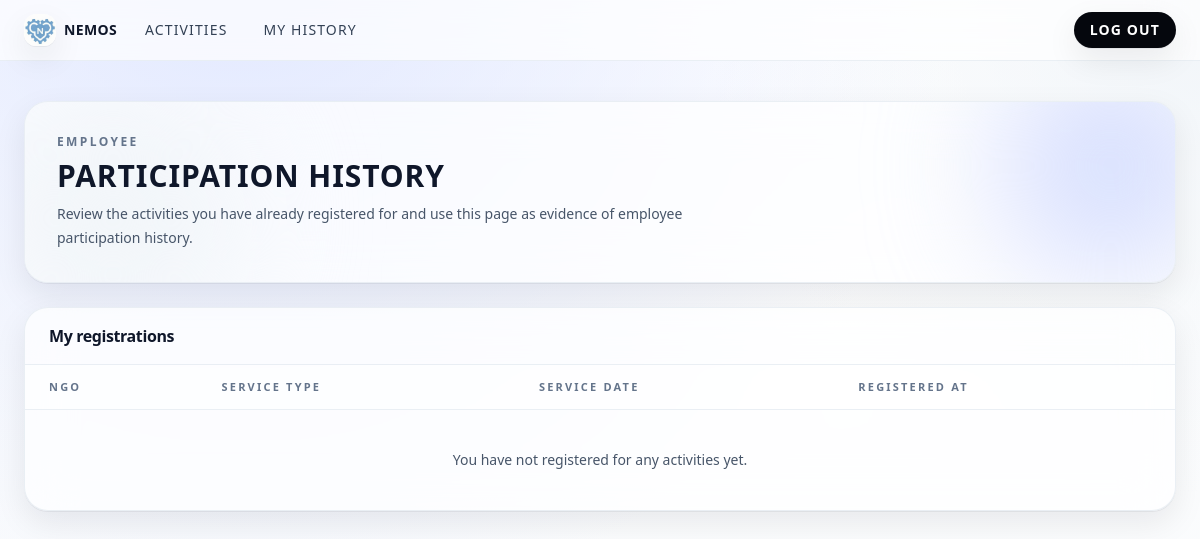
The app's page /service-day/registrations/history/ (signed in), older data.
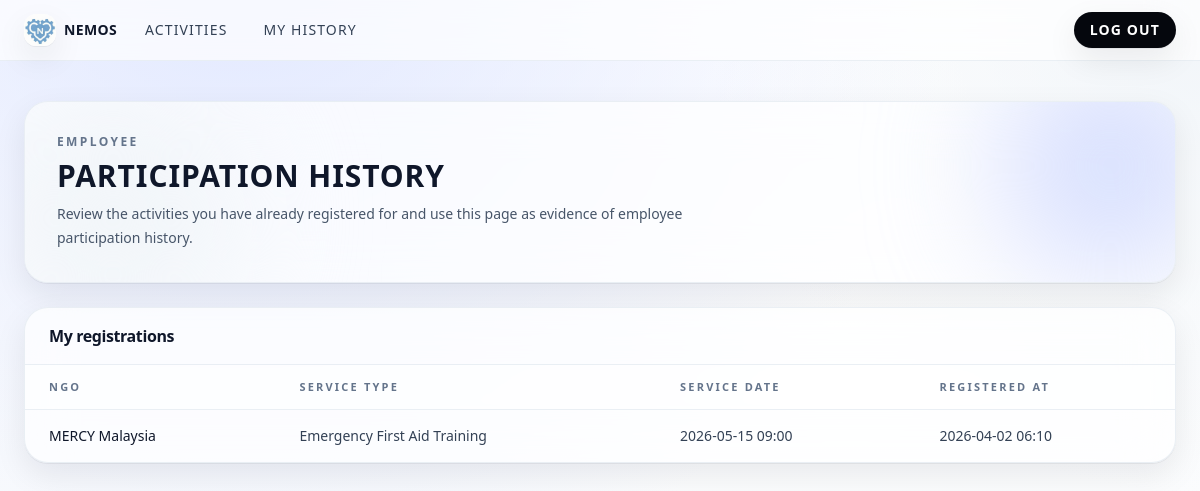
The same page, newer data.
### registrations/models.py (models this page shows, shortened)
class Registration(models.Model):
    employee = models.ForeignKey(User, on_delete=models.CASCADE)
    activity = models.ForeignKey(
        NGOAvailability,
        on_delete=models.CASCADE,
        related_name="registrations",
    )
    registered_at = models.DateTimeField(auto_now_add=True)
    class Meta:
        ordering = ["-registered_at"]
        constraints = [
            models.UniqueConstraint(
                fields=["employee", "activity"],
                name="unique_employee_activity_registration",
            ),
        ]

### ngo/models.py (models this page shows, shortened)
class NGOAvailability(models.Model):
    ngo = models.ForeignKey(NGO, on_delete=models.PROTECT, related_name="availabilities")
    service_type = models.CharField(max_length=80, default="General")
    description = models.TextField()
    location = models.CharField(max_length=150)
    service_date = models.DateTimeField()
    cutoff_time = models.DateTimeField()
    max_slots = models.PositiveIntegerField()
    is_active = models.BooleanField(default=True)
    created_at = models.DateTimeField(default=timezone.now, editable=False)
    updated_at = models.DateTimeField(auto_now=True)
    class Meta:
        verbose_name_plural = "NGOAvailabilities"
        ordering = ["service_date", "ngo__name"]

class NGO(models.Model):
    name = models.CharField(max_length=150, unique=True)
    description = models.TextField(blank=True)
    contact_email = models.EmailField(blank=True)
    contact_phone = models.CharField(max_length=30, blank=True)
    is_active = models.BooleanField(default=True)
    created_at = models.DateTimeField(default=timezone.now, editable=False)
    updated_at = models.DateTimeField(auto_now=True)
    class Meta:
        verbose_name_plural = "NGOs"
        ordering = ["name"]

### registrations/views.py (the view)
# urls.py: path("registrations/history/", views.my_history, name="my_history"),
@login_required
@require_GET
def my_history(request):
    service = RegistrationService()
    history = service.employee_history(request.user)
    return render(request, "registrations/my_history.html", {"history": history})

### accounts/context_processors.py (called while the page is built)
def role_context(request):
    user = getattr(request, "user", None)
    return {
        "is_administrator": is_administrator(user),
        "is_employee": is_employee(user),
    }

### accounts/permissions.py (called while the page is built)
def is_administrator(user) -> bool:
    if not getattr(user, "is_authenticated", False):
        return False
    if user.is_superuser or user.is_staff:
        return True
    return user.groups.filter(name=ADMIN_GROUP).exists()

def is_employee(user) -> bool:
    if not getattr(user, "is_authenticated", False):
        return False
    if is_administrator(user):
        return False
    return True

### registrations/services/registration_service.py (called while the page is built)
    @staticmethod
    def employee_history(user):
        return (
            Registration.objects.filter(employee=user)
            .select_related("activity__ngo")
            .order_by("-registered_at")
        )

### registrations/templates/registrations/my_history.html
{% extends "core/base.html" %}
{% block content %}
  <div class="relative overflow-hidden rounded-3xl border border-slate-200/70 bg-white/70 p-6 shadow-soft backdrop-blur-xl sm:p-8">
    <div class="absolute -right-12 -top-12 h-56 w-56 rounded-full bg-accent-200/70 blur-3xl"></div>
    <div class="absolute -bottom-16 -left-10 h-64 w-64 rounded-full bg-slate-100 blur-3xl"></div>
    <div class="relative">
      <p class="text-xs font-semibold uppercase tracking-[0.2em] text-slate-500">Employee</p>
      <h1 class="mt-2 text-2xl font-semibold uppercase tracking-[0.03em] sm:text-3xl">Participation History</h1>
      <p class="mt-2 max-w-2xl text-sm/6 text-slate-600">
        Review the activities you have already registered for and use this page as evidence of employee participation history.
      </p>
    </div>
  </div>
  <div class="mt-6 overflow-hidden rounded-3xl border border-slate-200/70 bg-white/70 shadow-soft backdrop-blur-xl transition hover:-translate-y-0.5 hover:border-slate-300">
    <div class="border-b border-slate-200/70 px-6 py-4">
      <h2 class="text-base font-semibold tracking-tight">My registrations</h2>
    </div>
    <div class="overflow-x-auto">
      <table class="min-w-full divide-y divide-slate-200/70 text-sm">
        <thead class="bg-white/40">
          <tr>
            <th class="px-6 py-3 text-left text-[11px] font-semibold uppercase tracking-[0.2em] text-slate-500">NGO</th>
            <th class="px-6 py-3 text-left text-[11px] font-semibold uppercase tracking-[0.2em] text-slate-500">Service Type</th>
            <th class="px-6 py-3 text-left text-[11px] font-semibold uppercase tracking-[0.2em] text-slate-500">Service Date</th>
            <th class="px-6 py-3 text-left text-[11px] font-semibold uppercase tracking-[0.2em] text-slate-500">Registered At</th>
          </tr>
        </thead>
        <tbody class="divide-y divide-slate-200/70">
          {% for registration in history %}
            <tr class="hover:bg-slate-900/[0.03]">
              <td class="whitespace-nowrap px-6 py-4 font-medium text-slate-900">{{ registration.activity.ngo.name }}</td>
              <td class="whitespace-nowrap px-6 py-4 text-slate-700">{{ registration.activity.service_type }}</td>
              <td class="whitespace-nowrap px-6 py-4 text-slate-700">{{ registration.activity.service_date|date:"Y-m-d H:i" }}</td>
              <td class="whitespace-nowrap px-6 py-4 text-slate-700">{{ registration.registered_at|date:"Y-m-d H:i" }}</td>
            </tr>
          {% empty %}
            <tr>
              <td colspan="4" class="px-6 py-10 text-center text-slate-600">You have not registered for any activities yet.</td>
            </tr>
          {% endfor %}
        </tbody>
      </table>
    </div>
  </div>
{% endblock %}

Row changes from the older to the newer data that the page shows:
added Registration: activity.ngo.name "MERCY Malaysia", activity.service_type "Emergency First Aid Training", activity.service_date "2026-05-15 09:00", registered_at "2026-04-02 06:10"
Text that changed along with them:
text no longer shown: "You have not registered for any activities yet."
